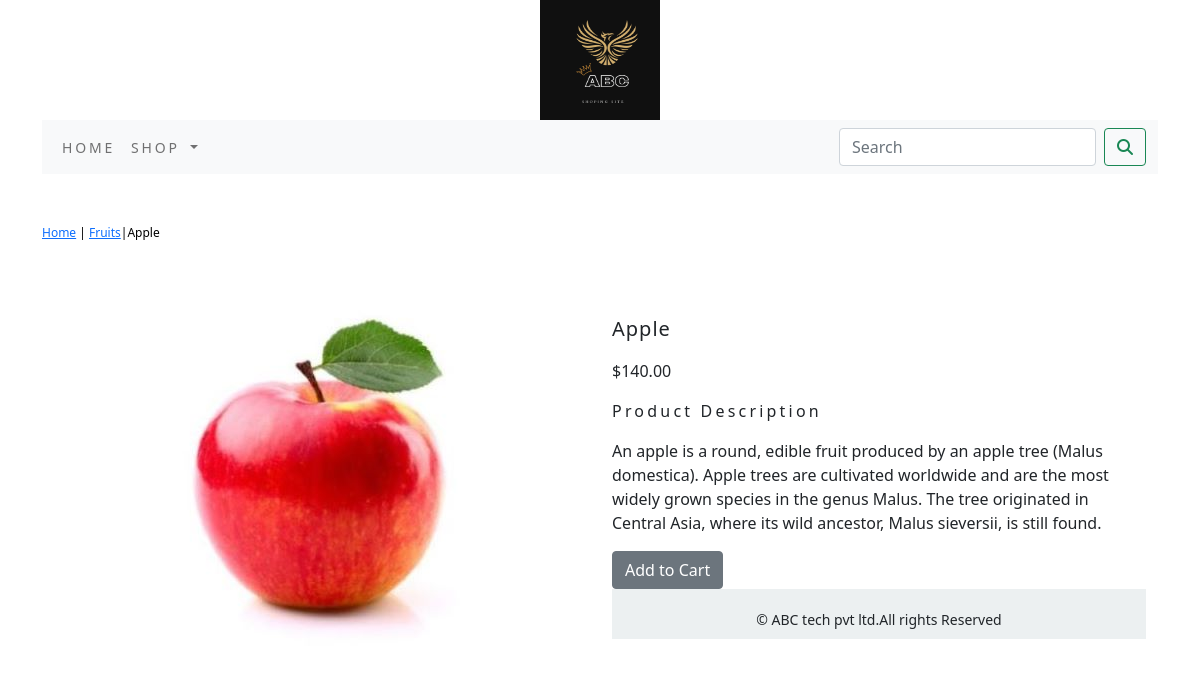
The page /shop/fruits/apple/ on the database its author committed.
### shopapp/models.py (models this page shows, shortened)
class Product(models.Model):
    name=models.CharField(max_length=250,unique=True)
    slug=models.SlugField(max_length=250,unique=True)
    description=models.TextField(blank=True)
    price=models.DecimalField(max_digits=10,decimal_places=2)
    category=models.ForeignKey(Category,on_delete=models.CASCADE)
    image = models.ImageField(upload_to='product', blank=True)
    stock=models.IntegerField()
    available=models.BooleanField(default=True)
    created=models.DateTimeField(auto_now_add=True)
    updated=models.DateTimeField(auto_now=True)
    class Meta:
        ordering = ('name',)
        verbose_name = 'product'
        verbose_name_plural = 'products'

class Category(models.Model):
    name = models.CharField(max_length=250,unique=True)
    slug = models.SlugField(max_length=250,unique=True)
    description = models.TextField(blank=True)
    image = models.ImageField(upload_to='category',blank=True)
    class Meta:
        ordering = ('name',)
        verbose_name = 'category'
        verbose_name_plural = 'categories'
    def get_url(self):
        return reverse('shopapp:product_by_category',args=[self.slug])
    def __str__(self):
        return '{}'.format(self.name)

### shopapp/views.py (the view)
# urls.py: path('<slug:c_slug>/<slug:product_slug>/',views.proDetail,name='prodCatdetail'),
def proDetail(request,c_slug,product_slug):
    try:
        product=Product.objects.get(category__slug=c_slug,slug=product_slug)
    except Exception as e:
        raise e
    return render(request,'product.html',{'product':product})

### cart/context_processors.py (called while the page is built)
def counter(request):
    item_count=0
    if 'admin' in request.path:
        return {}
    else:
        try:
            cart=Cart.objects.filter(cart_id=_cart_id(request))
            car_items=CartItem.objects.all().filter(cart=cart[:1])
            for cart_item in car_items:
                item_count += cart_item.quantity
        except Cart.DoesNotExist:
            item_count = 0
    return dict(item_count=item_count)

### cart/views.py (called while the page is built)
def _cart_id(request):
    cart=request.session.session_key
    if not cart:
        cart=request.session.create()
    return cart

### shopapp/context_processors.py (called while the page is built)
def menu_links(request):
    links=Category.objects.all()
    return dict(links=links)

### templates/product.html (shortened to what this page needs)
{% extends 'base.html' %}
{% load static %}
{% block content %}
<div class="row my_prod_row_class">
  <div class="mx_auto">
    <p> <a href="{% url 'shopapp:allProdCat' %}">Home</a> | <a href="{{product.category.get_url}}">{{product.category}}</a>|{{product.name}}</p>
  </div>
</div>
<div class="container">
<br>
<div class="row">
  <div class="col-12 col-sm-12 col-md-12 col-lg-6 text-center">
    <div style="min-width:18rem">
      <img src="{{product.image.url}}" alt="{{product.name}}">
    </div>
  </div>
    <div class="col-12 col-sm-12 col-md-12 col-lg-6">
      <div>
      <h1 class="my_prod_title">{{product.name}}</h1>
      <p>${{product.price}}</p>
      <p class="my_title"> Product Description </p>
      <p class="text-justify my_prod_text">{{product.description}}</p>
      {% if product.stock <= 0 %}
      <p class="text-justify my_prod_text"><b>Out of Stock</b></p>
      {% else %}
      <a class="btn btn-secondary" href="{% url 'cart:add_cart' product.id %}">Add to Cart</a>
      {% endif %}
      {% endblock %}

### static/css/custom.css (style rules this page uses)
body { font-family: 'Roboto', sans-serif; }
.my_title { font-size:16px; text_transform:uppercase; letter-spacing:.2em; }
.my_prod_row_class { padding-top:50px; padding-bottom:20px; }
.my_prod_row_class .mx_auto { color:#000; font-size:12px; text-decoration:none; }
.my_prod_title { font-size:20px; text_transform:uppercase; letter-spacing:.05em; padding-top:15px; padding-bottom:10px; }
.my_prod_text { padding-right:20px; }

### rows shown on the page
Product: category "Fruits", name "Apple", image (picture), price "140.00", description "An apple is a round, edible fruit produced by an apple tree (Malus domestica). Apple trees are cultivated worldwide and are the most widely grown species in the genus Malus. The tree originated in Central Asia, where its wild ancestor, Malus sieversii, is still found."
